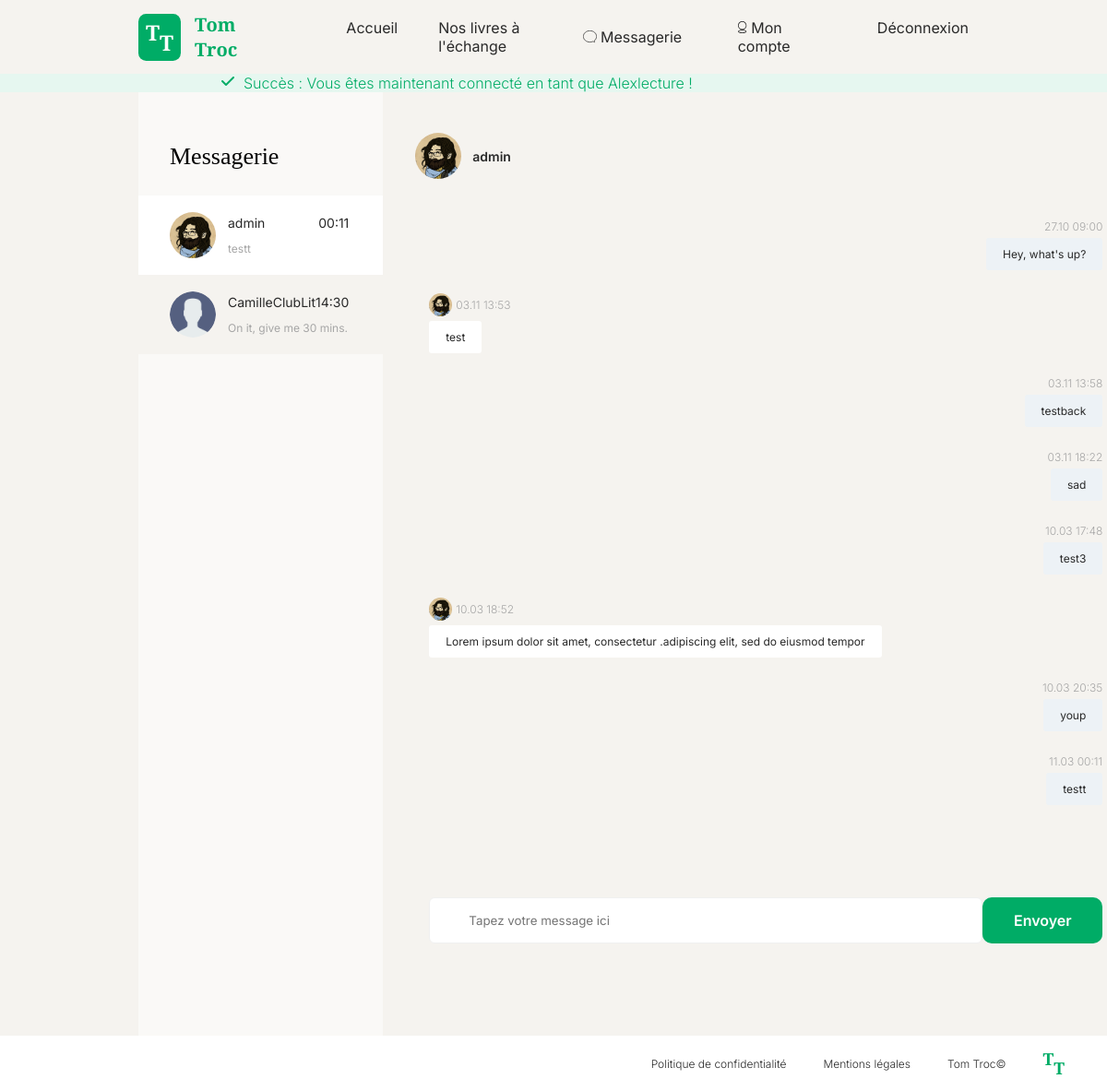
The app's page /index.php?route=messages (signed in) with its own data.
### tables this page shows
CREATE TABLE `files` (
  `id` int(11) NOT NULL,
  `user_id` int(11) DEFAULT NULL,
  `title` varchar(255) DEFAULT NULL,
  `mime_type` varchar(255) DEFAULT NULL,
  `file_path` varchar(255) DEFAULT NULL,
  `valid` int(11) NOT NULL DEFAULT 1,
  `created_at` datetime DEFAULT current_timestamp(),
  `updated_at` datetime DEFAULT current_timestamp() ON UPDATE current_timestamp()
);

CREATE TABLE `users` (
  `id` int(11) NOT NULL,
  `username` varchar(50) NOT NULL,
  `password_hash` varchar(255) NOT NULL,
  `email` varchar(255) NOT NULL,
  `profile_img_id` int(11) DEFAULT NULL,
  `valid` int(11) NOT NULL DEFAULT 1,
  `created_at` datetime DEFAULT current_timestamp(),
  `updated_at` datetime DEFAULT current_timestamp() ON UPDATE current_timestamp()
);

CREATE TABLE `messages` (
  `id` int(11) NOT NULL,
  `sender_id` int(11) NOT NULL,
  `receiver_id` int(11) NOT NULL,
  `content` text NOT NULL,
  `valid` int(11) NOT NULL DEFAULT 1,
  `created_at` datetime DEFAULT current_timestamp(),
  `updated_at` datetime DEFAULT current_timestamp() ON UPDATE current_timestamp()
);

### src/service/RenderService.php (called while the page is built, shortened)
<?php
class RenderService
{
    public static function renderView(string $viewName, array $params): void
    {
        $params = array_merge($params, [
            'flashMessages' => FlashService::getMessages(),
        ]);
        $viewPath = VIEW_PATH;
        extract($params);
        require_once "$viewPath/$viewName.php";
        require_once "$viewPath/main.php";
    }
}

### src/controller/MainController.php (called while the page is built, shortened)
<?php
class MainController
{
    public function messagesPage(User $user, ?int $recipientId): void
    {
        $messageManager = new MessageManager();
        $recipient = null;
        $conversations = $messageManager->findAllConvosByUserId($user->getId()) ?? [];
        if ($recipient === null) {
            $recipient = $conversations[0]['user'] ?? null;
        }
        $recipientMessages = $messageManager->findAllBetweenUsers($user, $recipient);
        RenderService::renderView('messages', [
            'conversations' => $conversations,
            'recipient' => $recipient,
            'recipientMessages' => $recipientMessages,
        ]);
    }
}

### config/autoload.php (called while the page is built, shortened)
<?php
spl_autoload_register(function ($className) {
    $prefixes = [
        'App\\' => __DIR__ . '/../src/',
    ];
    foreach ($prefixes as $prefix => $baseDir) {
        $len = strlen($prefix);
        $relativeClass = substr($className, $len);
        $file = $baseDir . str_replace('\\', '/', $relativeClass) . '.php';
    }
});

### src/entity/BaseEntity.php (called while the page is built, shortened)
<?php
abstract class BaseEntity
{
    private int $id;
    private DateTime $createdAt;
    protected function hydrate(array $data): void
    {
        foreach ($data as $key => $value) {
            $method = 'set' . str_replace('_', '', ucwords($key, '_'));
        }
    }
    public function getId(): int
    {
        return $this->id;
    }
    public function setId(int $id): void
    {
        $this->id = $id;
    }
    public function getCreatedAt(): DateTime
    {
        return $this->createdAt;
    }
    public function setCreatedAt(string|DateTime $createdAt, string $format = 'Y-m-d H:i:s'): void
    {
        if (is_string($createdAt)) {
            $createdAt = DateTime::createFromFormat($format, $createdAt);
        }
        $this->createdAt = $createdAt;
    }
    public function setUpdatedAt(string|DateTime $updatedAt, string $format = 'Y-m-d H:i:s'): void
    {
        if (is_string($updatedAt)) {
            $updatedAt = DateTime::createFromFormat($format, $updatedAt);
        }
    }
}

### src/manager/DBManager.php (called while the page is built, shortened)
<?php
class DBManager
{
    private static $pdo;
    public static function getPDO(): PDO
    {
        if (self::$pdo === null) {
            self::$pdo = new PDO('mysql:host=' . DB_HOST . ';dbname=' . DB_NAME . ';charset=utf8', DB_USER, DB_PWD);
        }
        return self::$pdo;
    }
    public static function execQuery($sql, $params = []): PDOStatement
    {
        $pdo = self::getPDO();
        $pdo->setAttribute(PDO::ATTR_ERRMODE, PDO::ERRMODE_EXCEPTION);
        $pdo->setAttribute(PDO::ATTR_DEFAULT_FETCH_MODE, PDO::FETCH_ASSOC);
        $statement = $pdo->prepare($sql);
        $statement->execute($params);
        return $statement;
    }
}

### src/manager/UserManager.php (called while the page is built, shortened)
<?php
class UserManager
{
    public function findById(int $id): ?User
    {
        $sql = <<<SQL
            SELECT *
            FROM users
            WHERE id = :id
        SQL;
        $statement = DBManager::execQuery($sql, ['id' => $id]);
        $user = $statement->fetch();
        if ($user) {
            $newUser = new User($user);
            $fileManager = new FileManager();
            $profileImg = $fileManager->findById($newUser->getProfileImgId());
            $newUser->setProfileImg($profileImg);
            return $newUser;
        }
        return null;
    }
}

### src/service/UserService.php (called while the page is built, shortened)
<?php
abstract class UserService
{
    public static function getCurrentUser(): ?User
    {
        $currentUserId = isset($_SESSION['currentUserId']) ? $_SESSION['currentUserId'] : null;
        if ($currentUserId) {
            $userManager = new UserManager();
            return $userManager->findById($currentUserId);
        }
        return null;
    }
}

### src/manager/MessageManager.php (called while the page is built, shortened)
<?php
class MessageManager
{
    public function findById(int $id): ?Message
    {
        $sql = <<<SQL
            SELECT *
            FROM messages
            WHERE id = :id
        SQL;
        $statement = DBManager::execQuery($sql, ['id' => $id]);
        $message = $statement->fetch();
        if ($message) {
            return new Message($message);
        }
        return null;
    }
    public function findAllConvosByUserId(int $userId): ?array
    {
        $sql = <<<SQL
            SELECT
                u.id AS user_id, u.profile_img_id AS user_profile_img_id, u.username AS username,
                m.id AS message_id, m.content AS last_message_content
            FROM messages m
            JOIN (
                SELECT GREATEST(sender_id, receiver_id) AS participant1,
                        LEAST(sender_id, receiver_id) AS participant2,
                        MAX(created_at) AS latest_message_time
                FROM messages
                GROUP BY GREATEST(sender_id, receiver_id), LEAST(sender_id, receiver_id)
                ) latest ON
                GREATEST(m.sender_id, m.receiver_id) = latest.participant1
                AND LEAST(m.sender_id, m.receiver_id) = latest.participant2
                AND m.created_at = latest.latest_message_time
            LEFT JOIN users u ON (u.id = CASE WHEN m.sender_id = :userId THEN m.receiver_id ELSE m.sender_id END)
            WHERE participant1 = :userId OR participant2 = :userId
            ORDER BY u.username;
        SQL;
        $statement = DBManager::execQuery($sql, ['userId' => $userId]);
        $conversationResults = $statement->fetchAll();
        if ($conversationResults) {
            $conversations = [];
            foreach ($conversationResults as $conversationResult) {
                $userManager = new UserManager();
                $user = $userManager->findById($conversationResult['user_id']);
                $messageManager = new MessageManager();
                $message = $messageManager->findById($conversationResult['message_id']);
                $conversations[] = ['user' => $user, 'last_message' => $message];
            }
            return $conversations;
        }
        return null;
    }
    public function findAllBetweenUsers(User $user, ?User $recipient): array
    {
        $sql = <<<SQL
            SELECT *
            FROM messages
            WHERE (sender_id = :user AND receiver_id = :recipient)
               OR (sender_id = :recipient AND receiver_id = :user)
            ORDER BY created_at ASC
        SQL;
        $statement = DBManager::execQuery($sql, [
            'user' => $user->getId(),
            'recipient' => $recipient ? $recipient->getId() : 0,
        ]);
        $messageResults = $statement->fetchAll();
        if ($messageResults) {
            $messages = [];
            foreach ($messageResults as $messageResult) {
                $messages[] = new Message($messageResult);
            }
            return $messages;
        }
        return [];
    }
}

### src/entity/User.php (called while the page is built, shortened)
<?php
class User extends BaseEntity
{
    private string $username;
    private ?int $profileImgId;
    private ?File $profileImg;
    public function getUsername(): string
    {
        return $this->username;
    }
    public function setUsername(string $username): void
    {
        $this->username = $username;
    }
    public function getProfileImgId(): ?int
    {
        return $this->profileImgId;
    }
    public function setProfileImgId(?int $profileImgId): void
    {
        $this->profileImgId = $profileImgId;
    }
    public function getProfileImg(): ?File
    {
        return $this->profileImg;
    }
    public function setProfileImg(?File $profileImg): void
    {
        $this->profileImg = $profileImg;
    }
}

### src/manager/FileManager.php (called while the page is built, shortened)
<?php
class FileManager
{
    public function findById(?int $id): ?File
    {
        $sql = <<<SQL
            SELECT *
            FROM files
            WHERE id = :id
        SQL;
        $statement = DBManager::execQuery($sql, ['id' => $id]);
        $file = $statement->fetch();
        if ($file) {
            return new File($file);
        }
        return null;
    }
}

### src/entity/File.php (called while the page is built, shortened)
<?php
class File extends BaseEntity
{
    private string $filePath;
    public function setFilePath(?string $filePath): void
    {
        $this->filePath = $filePath;
    }
    public function getUserProfilePath(): ?string
    {
        return DATA_USERS_IMAGES_PATH . $this->filePath;
    }
}

### src/entity/Message.php (called while the page is built, shortened)
<?php
class Message extends BaseEntity
{
    private string $content;
    public function setContent(string $content): void
    {
        $this->content = $content;
    }
    public function getAbbreviatedContent(int $maxLength = 30): string
    {
        if (mb_strlen($this->content) <= $maxLength) {
            return $this->content;
        }
        return substr($this->content, 0, $maxLength - 3) . '...';
    }
}

### src/view/messages.php (the view, shortened to what this page needs)
<section id="section-messagerie" class="dark-section flex-row">
    <section id="messagerie" class="light-section flex-column">
        <h2>Messagerie</h2>
        <?php
        if (!empty($conversations)) {
            foreach ($conversations as $conversation) {
                $cardSectionClass = $recipient->getId() === $conversation['user']->getId() ?
                'white-section' : 'dark-section';
                $convoRecipient = $conversation['user'];
                $convoLastMessage = $conversation['last_message'];
                require VIEW_PATH . '/convo-card.php';
            }
        } else { ?>
            <p>Aucune conversation disponible.</p>
        <?php } ?>
    </section>
    <section id="conversation" class="dark-section flex-column">
        <?php if ($recipient !== null) { ?>
            <div id="recipient-info" class="flex-row">
                <img src="<?= $recipient->getProfileImg()->getUserProfilePath(); ?>" alt="avatar du destinataire"
                class="messagerie-avatar messagerie-avatar-large">
                <p><?= htmlspecialchars($recipient->getUsername()); ?></p>
            </div>
            <div id="messages" class="flex-column">
                <?php foreach ($recipientMessages as $recipientMessage) {
                    $isMsgFromCurrentUser = $recipientMessage->getSenderId() === UserService::getCurrentUser()->getId();
                    $msgStyleClass = $isMsgFromCurrentUser ? 'msg-card-sent' : 'msg-card-received';
                    $msgPositionClass = $isMsgFromCurrentUser ? 'align-self-end' : 'align-self-start';
                     ?>
                    <div class="flex-column msg-card">
                        <div class="flex-row msg-card-metadata <?= $msgPositionClass ?>">
                            <?php if (!$isMsgFromCurrentUser) { ?>
                                <img src="<?= $recipient->getProfileImg()->getUserProfilePath(); ?>"
                                alt="avatar du destinataire" class="messagerie-avatar messagerie-avatar-small">
                            <?php } ?>
                            <p><?= $recipientMessage->getCreatedAt()->format('d.m H:i'); ?></p>
                        </div>
                        <div class="flex-row
                        msg-card-content
                        msg-card-basic
                        <?= $msgStyleClass; ?>
                        <?= $msgPositionClass; ?>">
                            <p><?= htmlspecialchars($recipientMessage->getContent()); ?></p>
                        </div>
                    </div>
                <?php } ?>
            </div>
            <div id="new-message-section" class="flex-row">
                <form class="flex-row" method="POST"
                action="index.php?route=send-message&recipient_id=<?= $recipient->getId(); ?>">
                    <input id="message_content" name="message_content" placeholder="Tapez votre message ici" required>
                    <button class="green-cta-btn" type="submit">Envoyer</button>
                </form>
            </div>
        <?php } else { ?>
            <p>Sélectionnez une conversation pour afficher les messages.</p>
        <?php } ?>
    </section>
</section>

### src/view/convo-card.php (shortened to what this page needs)
<a class="flex-row <?= $cardSectionClass; ?> convo-card"
href="index.php?route=messages&recipient_id=<?= $convoRecipient->getId(); ?>">
        <div class="convo-card-img-section">
            <img src="<?= $convoRecipient->getProfileImg()->getUserProfilePath(); ?>"
            alt="avatar du destinataire" class="messagerie-avatar messagerie-avatar-large">
        </div>
        <div class="flex-column convo-card-data">
            <div class="flex-row convo-card-metadata">
                <p><?= htmlspecialchars($convoRecipient->getUsername()); ?></p>
                <?php if ($convoLastMessage) { ?>
                    <p><?= htmlspecialchars($convoLastMessage->getCreatedAt()->format('H:i')); ?></p>
                <?php } ?>
            </div>
            <p class="convo-summary-txt"><?= $convoLastMessage
                ? htmlspecialchars($convoLastMessage->getAbbreviatedContent())
                : 'Nouvelle conversation'; ?></p>
        </div>
</a>

### records on screen
files: file_path (picture)
users: username "admin"
messages: created_at "00:11", content "testt", created_at "11.03 00:11"
files: file_path (placeholder picture)
users: username "CamilleClubLit"
messages: created_at "14:30", content "On it, give me 30 mins."
messages: created_at "27.10 09:00", content "Hey, what's up?"
messages: files.file_path (picture), created_at "03.11 13:53", content "test"
messages: created_at "03.11 13:58", content "testback"
messages: created_at "03.11 18:22", content "sad"
messages: created_at "10.03 17:48", content "test3"
messages: files.file_path (picture), created_at "10.03 18:52", content "Lorem ipsum dolor sit amet, consectetur .adipiscing elit, sed do eiusmod tempor"
messages: created_at "10.03 20:35", content "youp"

### other values on screen
$message "Succès : Vous êtes maintenant connecté en tant que Alexlecture !"
